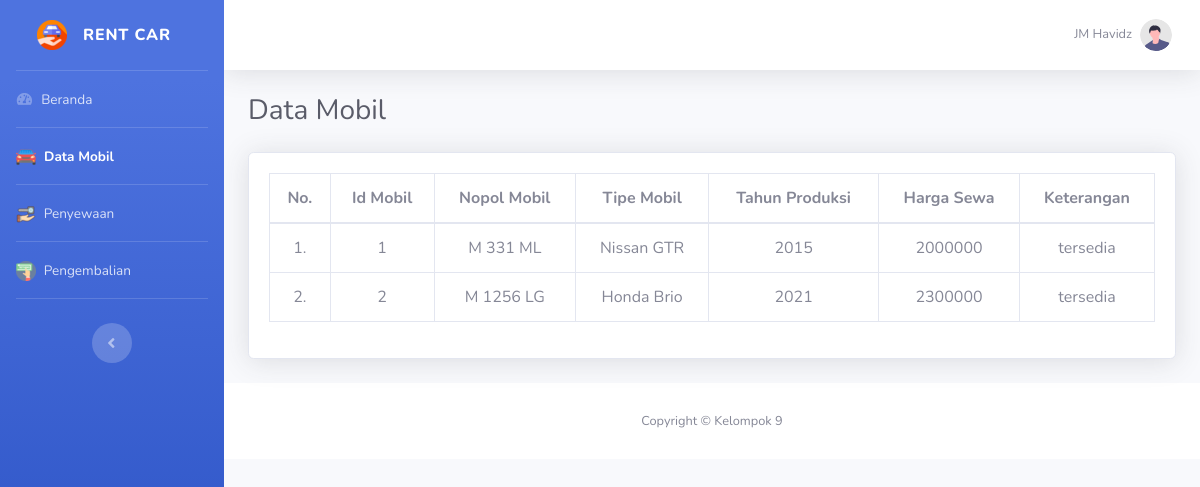
/data_mobil.php (signed in), run on an earlier commit of the app's database.
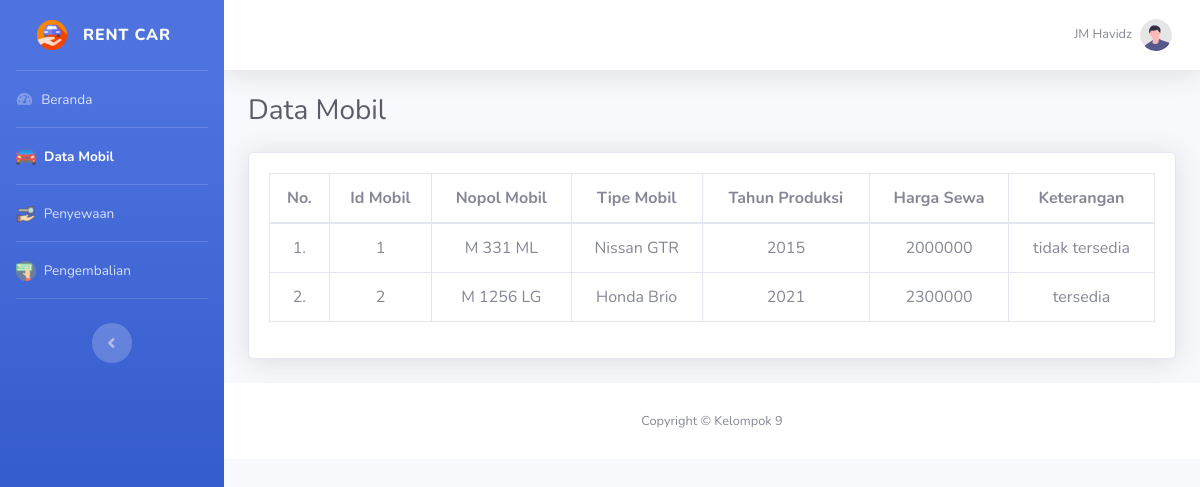
And on a later commit of the database.
### tables this page shows
CREATE TABLE `mobil` (
  `id_mobil` int(11) NOT NULL,
  `nopol_mobil` varchar(100) NOT NULL,
  `tipe_mobil` varchar(100) NOT NULL,
  `tahun_produksi` int(11) NOT NULL,
  `harga_sewa` int(11) NOT NULL,
  `keterangan` varchar(100) NOT NULL
);

### data_mobil.php (the view, shortened to what this page needs)
<!DOCTYPE html>
<?php
include "connection/koneksi.php";
$id = $_SESSION['id_admin'];
if(isset ($_SESSION['username'])){
    $query = "select * from admin natural join level_user where id_admin = $id";
    mysqli_query($conn, $query);
    $sql = mysqli_query($conn, $query);
    while($r = mysqli_fetch_array($sql)){
?>
<html lang="en">
<head>
    <link href="vendor/fontawesome-free/css/all.min.css" rel="stylesheet" type="text/css">
    <link href="css/sb-admin-2.min.css" rel="stylesheet">
    <link href="css/arabic.css" rel="stylesheet" >
</head>
<body id="page-top">
    <div id="wrapper">
        <ul class="navbar-nav bg-gradient-primary sidebar sidebar-dark accordion" id="accordionSidebar">
        <?php
            if($r['id_level'] == 1){
        ?>
            <a class="sidebar-brand d-flex align-items-center justify-content-center" href="beranda.php">
                <div class="sidebar-brand-icon">
                    <img src="img/icon.png" width="30px" height="30px">
                </div>
                <div class="sidebar-brand-text mx-3">Rent Car</div>
            </a>
            <hr class="sidebar-divider my-0">
            <li class="nav-item">
                <a class="nav-link" href="beranda.php">
                    <i class="fas fa-fw fa-tachometer-alt"></i>
                    <span>Beranda</span>
                </a>
            </li>
            <hr class="sidebar-divider my-0">
            <li class="nav-item active">
                <a class="nav-link" href="data_mobil.php">
                <img alt="Image placeholder" src="img/mobil.png">
                    <span>&nbsp;Data Mobil</span>
                </a>
            </li>
            <hr class="sidebar-divider my-0">
            <li class="nav-item">
                <a class="nav-link" href="peminjaman.php">
                <img alt="Image placeholder" src="img/pinjam.png">
                    <span>&nbsp;Penyewaan</span>
                </a>
            </li>
            <hr class="sidebar-divider my-0">
            <li class="nav-item">
                <a class="nav-link" href="pengembalian.php">
                <img alt="Image placeholder" src="img/kembali.png">
                    <span>&nbsp;Pengembalian</span>
                </a>
            </li>
            <hr class="sidebar-divider my-0">
            <br>
            <div class="text-center d-none d-md-inline">
                <button class="rounded-circle border-0" id="sidebarToggle"></button>
            </div>
        <?php
            } else if($r['id_level'] == 2){
        ?>
            <a class="sidebar-brand d-flex align-items-center justify-content-center" href="beranda.php">
                <div class="sidebar-brand-icon rotate-n-15">
                    <img src="img/dashboard.png" width="30px" height="30px">
                </div>
                <div class="sidebar-brand-text mx-3">Rent Car</div>
            </a>
            <hr class="sidebar-divider my-0">
            <li class="nav-item active">
                <a class="nav-link" href="beranda.php">
                    <i class="fas fa-fw fa-tachometer-alt"></i>
                    <span>Beranda</span>
                </a>
            </li>
            <hr class="sidebar-divider my-0">
            <li class="nav-item">
                <a class="nav-link" href="data_mobil_admin.php">
                    <i class="fas fa-fw fa-folder"></i>
                    <span>Data Mobil</span>
                </a>
            </li>
            <hr class="sidebar-divider my-0">
            <li class="nav-item">
                <a class="nav-link" href="data_transaksi.php">
                    <i class="fas fa-fw fa-folder"></i>
                    <span>Data Transaksi</span>
                </a>
            </li>
            <hr class="sidebar-divider my-0">
            <br>
            <div class="text-center d-none d-md-inline">
                <button class="rounded-circle border-0" id="sidebarToggle"></button>
            </div>
        <?php
            }
        ?>
        </ul>
        <div id="content-wrapper" class="d-flex flex-column">
            <div id="content">
                <nav class="navbar navbar-expand navbar-light bg-white topbar mb-4 static-top shadow">
                    <ul class="navbar-nav ml-auto">
                        <li class="nav-item dropdown no-arrow">
                            <a class="nav-link dropdown-toggle" href="#" id="userDropdown" role="button"
                                data-toggle="dropdown" aria-haspopup="true" aria-expanded="false">
                                <span class="mr-2 d-none d-lg-inline text-gray-600 small"><?php echo $r['nama'];?></span>
                                <img class="img-profile rounded-circle"
                                    src="img/undraw_profile.svg">
                            </a>
                        </li>
                    </ul>
                </nav>
            <div class="container-fluid">
                <div class="d-sm-flex align-items-center justify-content-between mb-4">
                    <h1 class="h3 mb-0 text-gray-800">Data Mobil</h1>
                </div>
                <section class="mar-top--x-3 mar-bottom--x-5">
                    <div class="card shadow mb-4">
                        <div class="card-body">
                            <div class="table-responsive">
                            <?php
                            $query_data_mobil = "SELECT * FROM mobil";
                            $sql_data_mobil = mysqli_query($conn, $query_data_mobil);
                            $no = 1;
                            ?>
                                <table class="table table-bordered" id="dataTable" width="100%" cellspacing="0">
                                    <thead align="center">
                                        <tr>
                                            <th>No.</th>
                                            <th>Id Mobil</th>
                                            <th>Nopol Mobil</th>
                                            <th>Tipe Mobil</th>
                                            <th>Tahun Produksi</th>
                                            <th>Harga Sewa</th>
                                            <th>Keterangan</th>
                                        </tr>
                                    </thead>
                                    <tbody align="center">
                                    <?php
                                        while($r_dt_mobil = mysqli_fetch_array($sql_data_mobil)){
                                    ?>
                                        <tr class="odd gradeX">
                                        <td><center><?php echo $no++; ?>.</center></td>
                                        <td><?php echo $r_dt_mobil['id_mobil']; ?></td>
                                        <td><?php echo $r_dt_mobil['nopol_mobil']; ?></td>
                                        <td><?php echo $r_dt_mobil['tipe_mobil']; ?></td>
                                        <td><?php echo $r_dt_mobil['tahun_produksi']; ?></td>
                                        <td><?php echo $r_dt_mobil['harga_sewa']; ?></td>
                                        <td><?php echo $r_dt_mobil['keterangan']; ?></td>
                                        </tr>
                                    <?php
                                        }
                                    ?>
                                    </tbody>
                                </table>
                            </div>
                        </div>
                    </div>
                </section>
            </div>
            <footer class="sticky-footer bg-white">
                <div class="container my-auto">
                    <div class="copyright text-center my-auto">
                        <span>Copyright &copy; Kelompok 9</span>
                    </div>
                </div>
            </footer>
        </div>
    </div>
</body>
</html>
<?php
  }
} else {
  header('location: logout.php');
}
?>

What changed in the data, as far as the page shows it:
changed mobil "M 331 ML": keterangan "tersedia" → "tidak tersedia"
